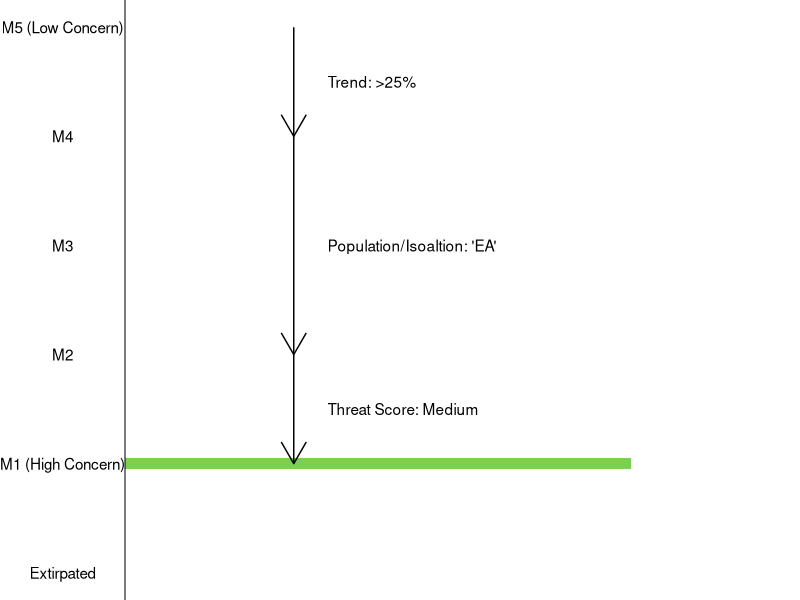
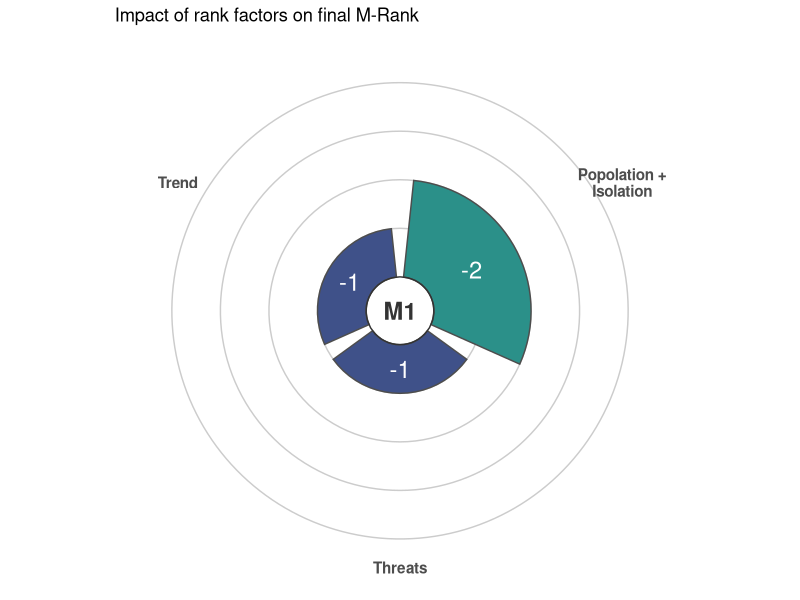

Write the R code that produced these figures, in order.
library(tidyverse)

dummydata <- data.frame(gbpu = "Fake",
                        trend_cat = ">25%", trend_adj = 1,
                        popiso_cat = "EA", popiso_adj = 2,
                        threat_cat = "Medium", threat_adj = 1,
                        stringsAsFactors = FALSE) %>%
  mutate(calc_rank = pmax(5 - trend_adj - popiso_adj - threat_adj, 1),
         M_rank = paste0("M", calc_rank))

ggplot(mapping = aes(y = seq(from = 0, to = 1, length.out = 5),
                     x = dummydata$calc_rank, fill = dummydata$calc_rank)) +
  geom_col(width = 0.1)  +
  scale_fill_viridis_c(limits = c(0,5), direction = -1, guide = "none") +
  scale_x_continuous(limits = c(0,5),
                     labels = c("Extirpated", "M1 (High Concern)",
                                "M2", "M3", "M4", "M5 (Low Concern)")) +
  scale_y_continuous(limits = c(0,1), expand = c(0,0)) +
  annotate("segment", y = 0.25, yend = 0.25,
           xend = 5 - dummydata$trend_adj,
           x = 5,
           arrow = arrow()) +
  annotate("text", hjust = 0, y = 0.3, x = 4.5, label = "Trend: >25%") +
  annotate("segment", y = 0.25, yend = 0.25,
           xend = 5 - dummydata$trend_adj - dummydata$popiso_adj,
           x = 5 - dummydata$trend_adj,
           arrow = arrow()) +
  annotate("text", hjust = 0, y = 0.3, x = 3, label = "Population/Isoaltion: 'EA'") +
  annotate("segment", y = 0.25, yend = 0.25,
           xend = 5 - dummydata$trend_adj - dummydata$popiso_adj - dummydata$threat_adj,
           x = 5 - dummydata$trend_adj - dummydata$popiso_adj,
           arrow = arrow()) +
  annotate("text", hjust = 0, y = 0.3, x = 1.5, label = "Threat Score: Medium") +
  coord_flip() +
  theme_void() +
  theme(axis.text.y = element_text(),
        axis.line.y = element_line())

roseplotdata <- dummydata %>%
  select(-ends_with("_cat"), -M_rank, -calc_rank) %>%
  gather(key = "variable", value = "value", -gbpu) %>%
  mutate(variable = case_when(
    variable == "popiso_adj" ~ "Popolation +\nIsolation",
    variable == "threat_adj" ~ "Threats",
    variable == "trend_adj" ~ "Trend"
  ))


ggplot(roseplotdata, aes(x = variable, y = value, fill = value)) +
  geom_hline(yintercept = 1:4, colour = "grey80") +
  geom_bar(stat = "identity", width = 0.9, colour = "grey30", size = 0.5) +
  scale_fill_viridis_c(guide = "none", limits = c(0,4)) +
  scale_y_continuous(limits = c(-0.7,4),
                     expand = expand_scale(mult = 0, add = 0)) +
  scale_x_discrete(expand = expand_scale(mult = 0, add = 0.5)) +
  coord_polar() +
  geom_text(aes(label = -value, y = pmax(value * 0.5, 0.5)), size = 6,
            colour = "white") +
  annotate("text", x = 1, y = -0.7, label = dummydata$M_rank, size = 6,
           colour = "grey20", fontface = "bold") +
  geom_hline(yintercept = 0, colour = "grey20") +
  theme_void() +
  theme(axis.text.x = element_text(size = 11, colour = "grey30",
                                   face = "bold")) +
  labs(title = "Impact of rank factors on final M-Rank")

